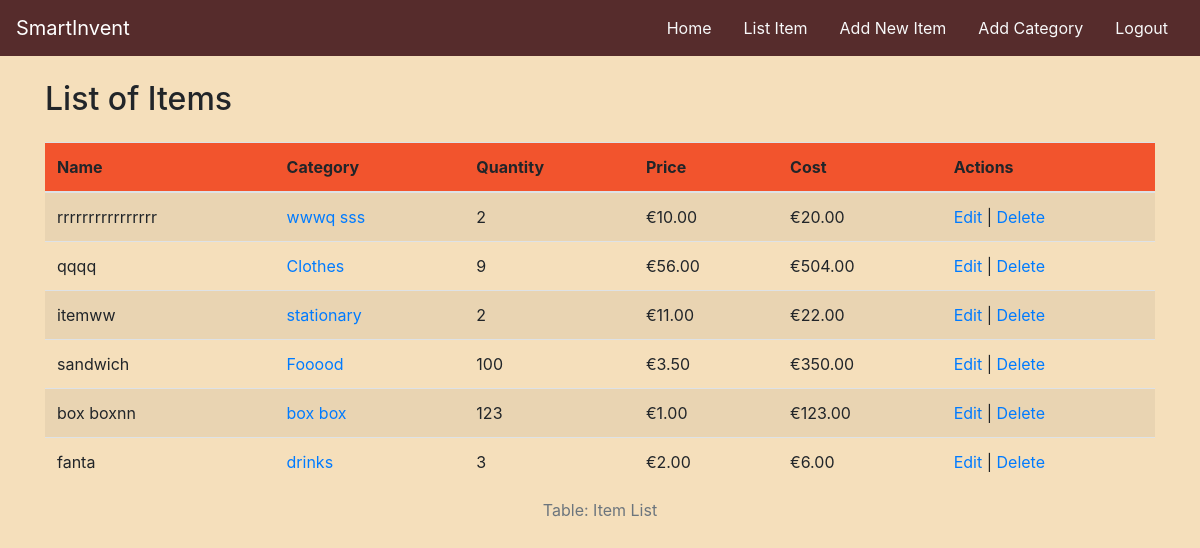
/item_list/ (signed in), run on the app's committed database.
### stockapp/models.py (models this page shows, shortened)
class Item(models.Model):
    name = models.CharField(max_length=100)
    category = models.ForeignKey(Category, on_delete=models.CASCADE)
    quantity = models.IntegerField()
    price = models.DecimalField(max_digits=6, decimal_places=2)
    def total_price(self):
        return self.quantity * self.price

class Category(models.Model):
    name = models.CharField(max_length=100)

### stockapp/views.py (the view)
# urls.py: path('item_list/', item_list, name='item_list'),
@login_required
def item_list(request):
    items = Item.objects.all()
    return render(request, 'stockapp/item_list.html', {'items': items})

### stockapp/templates/stockapp/item_list.html
{% extends 'stockapp/base.html' %}
{% block content %}
    <h2 class="mb-4">List of Items</h2>
    <table class="table table-striped">
         <caption class="text-center">Table: Item List</caption>
        <thead class="" style="background-color: #F2542D;">
            <tr>
                <th>Name</th>
                <th>Category</th>
                <th>Quantity</th>
                <th>Price</th>
                <th>Cost</th>
                <th>Actions</th>
            </tr>
        </thead>
        <tbody>
            {% for item in items %}
            <tr>
                <td>{{ item.name }}</td>
                <td>
                    <a href="{% url 'update_category' item.category.id %}">
                        {{ item.category.name }}
                    </a>
                </td>
                <td>{{ item.quantity }}</td>
                <td>€{{ item.price }}</td>
                <td>€{{ item.total_price }}</td>
                <td>
                    <a href="{% url 'edit_item' item.id %}">Edit</a> |
                    <a href="{% url 'delete_item_confirm' item.id %}">Delete</a>
                </td>
            </tr>
            {% empty %}
            <tr>
                <td colspan="6">No items found.</td>
            </tr>
            {% endfor %}
        </tbody>
    </table>
{% endblock content %}

### stockapp/templates/stockapp/base.html (shortened to what this page needs)
<!DOCTYPE html>
<html class="h-100" lang="en">
<head>
    <link href="https://stackpath.bootstrapcdn.com/bootstrap/4.3.1/css/bootstrap.min.css" rel="stylesheet">
</head>
<body class="d-flex flex-column h-100">
    <header class="navbar navbar-dark" style="background-color: #562C2C;">
        <a class="navbar-brand" href="{% url 'home' %}">SmartInvent</a>
        <nav class="nav">
            <a class="nav-link text-light" href="{% url 'home' %}">Home</a>
            <a class="nav-link text-light" href="{% url 'item_list' %}">List Item</a>
            <a class="nav-link text-light" href="{% url 'add_item' %}">Add New Item</a>
            <a class="nav-link text-light" href="{% url 'add_category' %}">Add Category</a>
            {% if user.is_authenticated %}
                <a class="nav-link text-light" href="{% url 'logout' %}">Logout</a>
            {% else %}
                <a class="nav-link text-light" href="{% url 'login' %}">Login</a>
            {% endif %}
        </nav>
    </header>
    <main class="container mt-4 flex-shrink-0">
        {% block content %}{% endblock content %}
    </main>
</body>
</html>

### stockapp/templates/stockapp/base.html (style rules this page uses)
html, body { height: 100%; background-color: #F5DFBB; }
body { display: flex; flex-direction: column; }
main { flex: 1; }

### data on the page
Item: name "rrrrrrrrrrrrrrrr", category.name "wwwq sss", quantity "2", price "10.00", total_price "20.00"
Item: name "qqqq", category.name "Clothes", quantity "9", price "56.00", total_price "504.00"
Item: name "itemww", category.name "stationary", quantity "2", price "11.00", total_price "22.00"
Item: name "sandwich", category.name "Fooood", quantity "100", price "3.50", total_price "350.00"
Item: name "box boxnn", category.name "box box", quantity "123", price "1.00", total_price "123.00"
Item: name "fanta", category.name "drinks", quantity "3", price "2.00", total_price "6.00"
